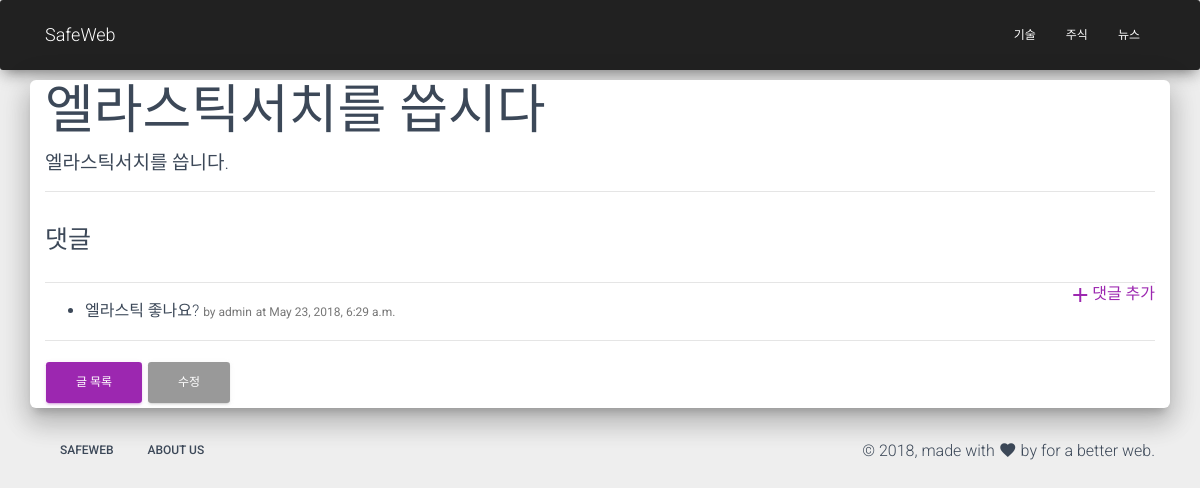
The app's page /blog/post/엘라스틱서치를-씁시다/8/ with its own data.
### blog/models.py (models this page shows, shortened)
class Post(models.Model):
    category = models.ForeignKey(Category, on_delete=models.SET_NULL, null=True, related_name='posts')
    author = models.ForeignKey(settings.AUTH_USER_MODEL, on_delete=models.SET_NULL, null=True)
    title = models.CharField(max_length=100)
    content = models.TextField(validators=[min_length_3_validator])
    Tags = models.ManyToManyField('Tag', blank=True)
    slug = models.SlugField(max_length=200, db_index=True, unique=True, allow_unicode=True)
    Comments = models.PositiveSmallIntegerField(default=0, null=True)
    created = models.DateTimeField(auto_now_add=True)
    updated = models.DateTimeField(auto_now=True)
    published = models.DateTimeField(blank=True, null=True)
    image = models.ImageField(default='default.png', upload_to='post/%Y/%m/%d', blank=True)
    ip = models.GenericIPAddressField(null=True)
    class Meta:
        ordering = ['-created']
        index_together = (('id', 'slug'),)

class Comment(models.Model):
    post = models.ForeignKey('post', on_delete=models.CASCADE, null=False)
    author = models.ForeignKey(settings.AUTH_USER_MODEL, on_delete=models.SET_NULL, null=True)
    message = models.TextField(max_length=2000, null=False)
    created = models.DateTimeField(auto_now_add=True)
    updated = models.DateTimeField(auto_now=True)
    is_public = models.BooleanField(default=False)
    ip = models.GenericIPAddressField(null=True)

### blog/views.py (the view, shortened to what this page needs)
# urls.py: path('post/<slug>/<int:id>/', views.post_detail, name='post_detail'),
def post_detail(request, slug, id):
    post = get_object_or_404(Post, slug=slug, id=id)
    return render(request, 'blog/post_detail.html', {'post': post})

### blog/templates/blog/post_detail.html (shortened to what this page needs)
{% extends 'blog/post_base.html' %}
{% load staticfiles %}
{% block post %}
<div class="col-12">
    <div class="post">
        <h1>{{ post.title }}</h1>
        <p>{{ post.content |linebreaksbr }}</p>
    </div>
    <hr>
    <div class="title">
        <h3>댓글</h3>
    </div>
    <a href="{% url 'blog:comment_create' post.slug post.id %}" class="pull-right">
        <i class="material-icons">add</i>댓글 추가
    </a>
    <hr />
    <ul>
        {% for comment in post.comment_set.all %}
        <li>
            {{ comment.message }}
            <small>by {{ comment.author }}</small>
            <small>at {{ comment.created }}</small>
        </li>
    {% endfor %}
    </ul>
    <hr>
    <a href="{% url "blog:post_list" %}" class='btn btn-primary'>글 목록</a>
    <a href="{% url "blog:post_edit"  post.slug post.id %}" class='btn btn-default'>수정</a>
</div>
{% endblock post%}

### blog/templates/blog/post_detail.html (style rules this page uses)
p { font-size: 19px; }

### records on screen
Post: title "엘라스틱서치를 씁시다", content "엘라스틱서치를 씁니다."
Comment: message "엘라스틱 좋나요?", author "admin", created "May 23, 2018, 6:29 a.m."
